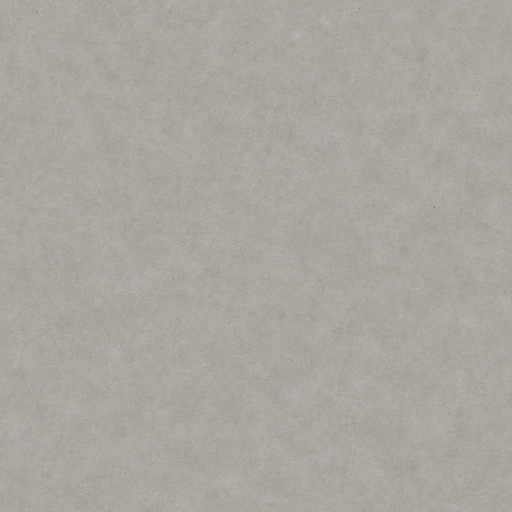
#> input picture art-museum/assets/tex/concrete.webp, 1024 x 1024 px, found by its file name (shown at 1/2 size)
$ python final_adjust.py
#> lines starting #> are read from the running program, lines starting #| are printed output that depends on the picture
### art-museum/tools/tex/textools.py
"""Texture helpers (run with art-museum/.venv/bin/python). All images are PIL RGB/RGBA.
   flatten()       remove uneven lighting / large-scale gradients so a texture does not show a repeating bright or dark blob
   make_tileable() exact seamless tiling by cross-fading opposite borders (for stochastic textures: stone, concrete, grass, plaster)
   set_mean()      scale so the mean sRGB value hits a target (keeps all materials' albedo in a known range)
   tile_preview()  n x m repeats for checking seams by eye
   save_webp()     final runtime format
   key_alpha()     turn a flat background colour into alpha (trees, lettering)"""
import numpy as np
from PIL import Image, ImageFilter
from scipy import ndimage

def to_f(im): return np.asarray(im.convert('RGB'), np.float32) / 255.0
def to_im(a): return Image.fromarray((np.clip(a, 0, 1) * 255 + 0.5).astype(np.uint8))

# [22 lines left out: functions flatten, make_tileable, not called in this run]

def set_mean(im, target):
    """target: mean sRGB value 0..255 (per-channel balance kept)."""
    a = to_f(im); k = (target / 255.0) / max(a.mean(), 1e-4)
    return to_im(a * k)

# [6 lines left out: function tile_preview, not called in this run]

def save_webp(im, path, q=86, lossless=False):
    im.save(path, 'WEBP', quality=q, method=6, lossless=lossless)

# [16 lines left out: functions key_alpha, bleed_rgb, not called in this run]

def mean_linear(im):
    a = to_f(im); lin = np.where(a <= 0.04045, a / 12.92, ((a + 0.055) / 1.055) ** 2.4); return [round(float(x), 4) for x in lin.reshape(-1, 3).mean(0)]

### art-museum/tools/tex/final_adjust.py
"""Scene-side adjustments applied on top of the generated/composed textures after seeing them lit in the scene.
Keeps the originals in raw/final_adjust/orig/ so the step is repeatable.  .venv/bin/python tools/tex/final_adjust.py"""
import os, sys, shutil
import numpy as np
from PIL import Image
sys.path.insert(0, os.path.dirname(__file__)); import textools as T
ROOT = os.path.abspath(os.path.join(os.path.dirname(__file__), '..', '..')); A = os.path.join(ROOT, 'assets', 'tex'); O = os.path.join(ROOT, 'raw', 'final_adjust', 'orig'); os.makedirs(O, exist_ok=True)
def orig(name):
    src = os.path.join(A, name); keep = os.path.join(O, name)
    if not os.path.exists(keep): shutil.copy(src, keep)
    return Image.open(keep).convert('RGB')
def contrast(im, k, sat=1.0):
    a = T.to_f(im); m = a.mean((0, 1), keepdims=True); a = m + (a - m) * k
    g = a.mean(2, keepdims=True); a = g + (a - g) * sat
    return T.to_im(a)
log = {}
# concrete: the cloudy mottling read as marble on beams and stairs -> damp only the large-scale clouds, keep the fine grain for close views
from scipy import ndimage
a = T.to_f(orig('concrete.webp')); low = np.dstack([ndimage.gaussian_filter(a[..., c], 40, mode='wrap') for c in range(3)]); m = a.mean((0, 1), keepdims=True)
#> in orig, returned value is the input picture: PIL image 1024x1024 RGB; mean R, G, B 169.2, 165.7, 160
#> after `m = a.mean((0, 1), keepdims=True)`: m = [[0.664, 0.648, 0.627]]
im = T.to_im(m + (low - m) * 0.3 + (a - low)); T.save_webp(im, os.path.join(A, 'concrete.webp'), 88); log['concrete.webp'] = 'large-scale mottling x0.3, fine grain and pores kept, 1024px'
# lawn: only ever seen from a distance -> 512 px, a little less saturated and darker so it does not read as a golf green
im = contrast(orig('lawn.webp'), 0.9, 0.78).resize((512, 512), Image.LANCZOS); im = T.set_mean(im, 96); T.save_webp(im, os.path.join(A, 'lawn.webp'), 86); log['lawn.webp'] = 'saturation x0.78, mean 96, 512px'
#> call 2 of orig, with name = 'lawn.webp'
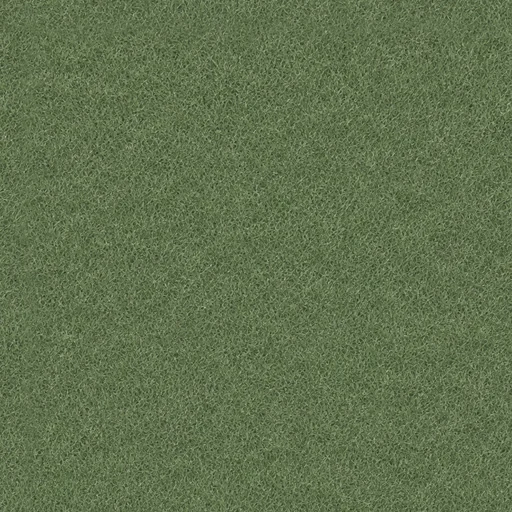
#> input picture art-museum/assets/tex/lawn.webp, 512 x 512 px, found by its file name
#> in orig, returned value is the input picture: PIL image 512x512 RGB; mean R, G, B 96.5, 113.6, 77.9
#> in contrast, `m = a.mean((0, 1), keepdims=True)`: m = [[0.378, 0.445, 0.305]]
#> in contrast, `g = a.mean(2, keepdims=True)`:
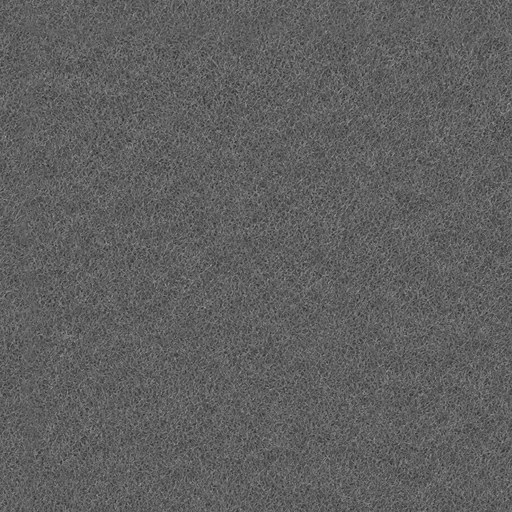
#> g: shape (512, 512, 1) float32; min 0.139, max 0.674, mean 0.376
# sky: soft content, 2048x512 is enough for the dome (saves 5 MB of GPU memory)
im = orig('sky.webp').resize((2048, 512), Image.LANCZOS); T.save_webp(im, os.path.join(A, 'sky.webp'), 90); log['sky.webp'] = '2048x512'
#> call 3 of orig, with name = 'sky.webp'
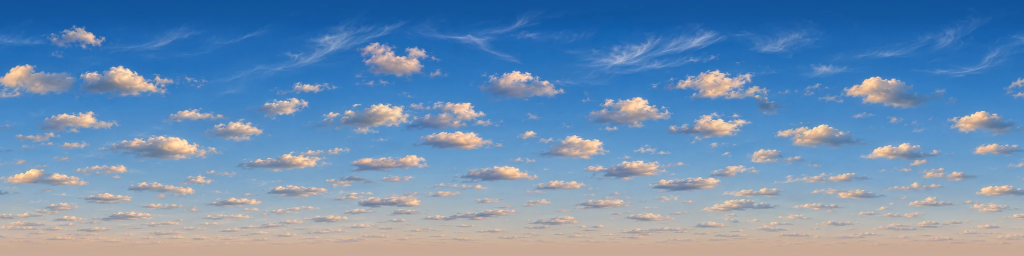
#> input picture art-museum/assets/tex/sky.webp, 2048 x 512 px, found by its file name (shown at 1/2 size)
#> in orig, returned value is the input picture: PIL image 2048x512 RGB; mean R, G, B 108.8, 143.8, 180.3
# tree cards: 768 px (they are seen from mid distance; saves 7 MB of GPU memory)
for n in ('tree_a.webp', 'tree_b.webp', 'tree_c.webp'):
    src = os.path.join(A, n); keep = os.path.join(O, n)
    if not os.path.exists(keep): shutil.copy(src, keep)
    Image.open(keep).convert('RGBA').resize((768, 768), Image.LANCZOS).save(src, 'WEBP', quality=88, method=6, exact=True); log[n] = '768px'
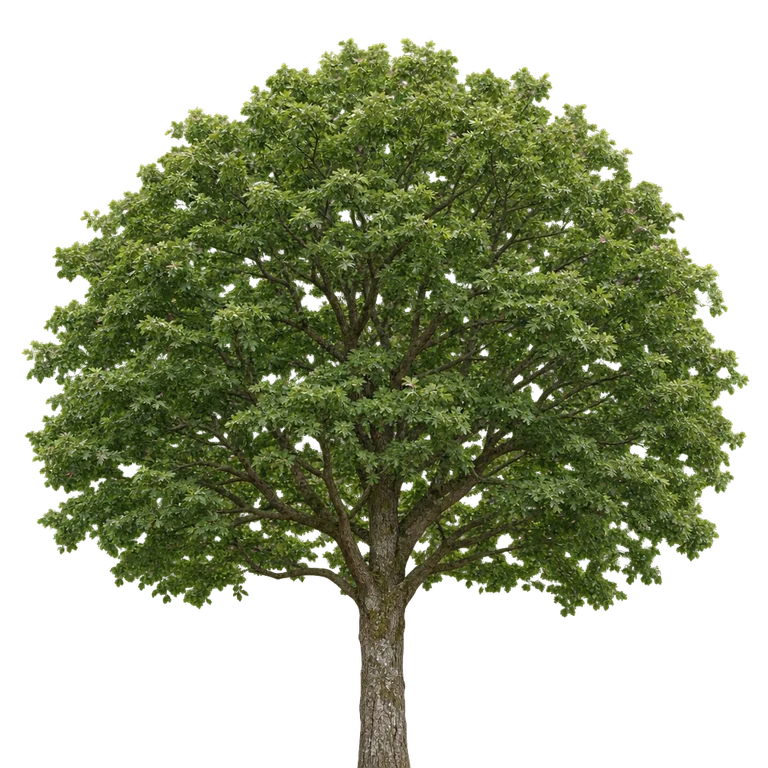
#> input picture art-museum/assets/tex/tree_a.webp, 768 x 768 px, found by its file name
#> (the run stopped early here; a loop or call above may not have finished)
